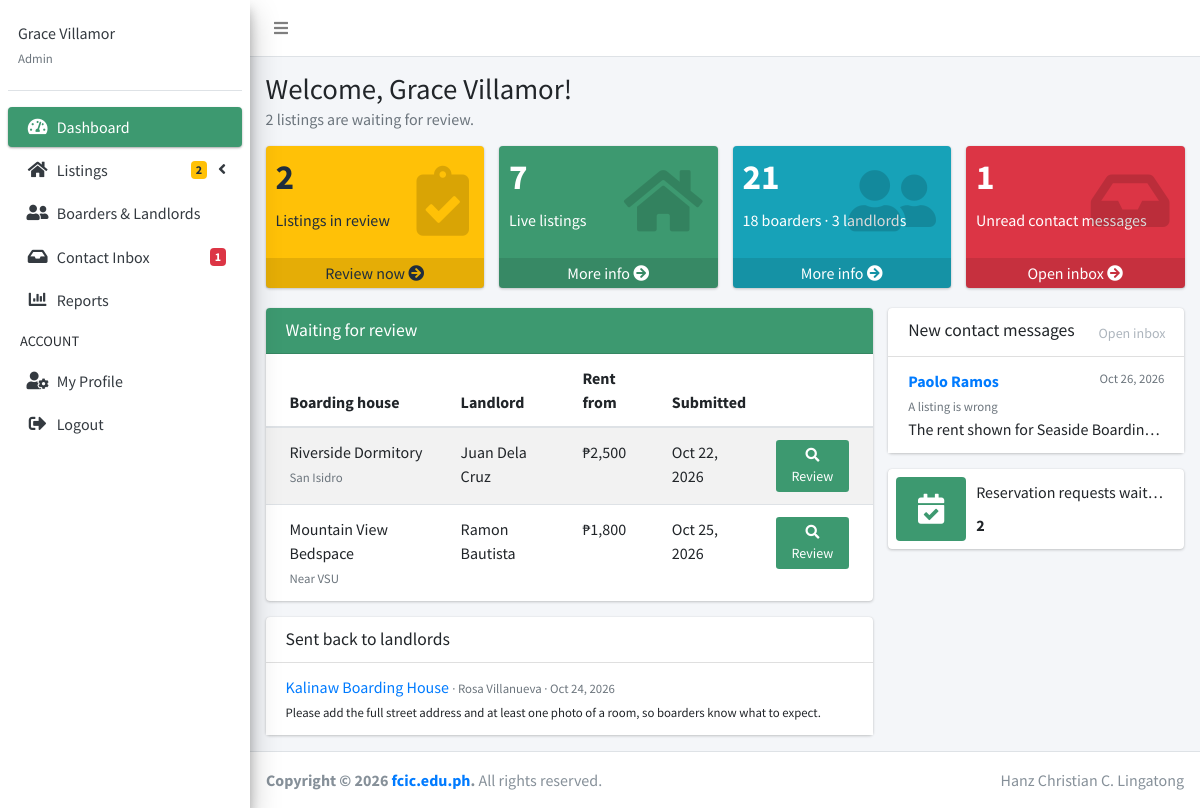
/backend/admin/dashboard.php?page=dashboard (signed in), run on the app's committed database.
### tables this page shows
CREATE TABLE boarding_houses (
    boarding_house_id   INT AUTO_INCREMENT PRIMARY KEY,
    landlord_id         INT NOT NULL,
    name                VARCHAR(150) NOT NULL,
    address             TEXT NOT NULL,
     
     
    area                VARCHAR(60) NOT NULL DEFAULT 'Poblacion',
    moderation_status   ENUM('pending', 'approved', 'rejected') NOT NULL DEFAULT 'pending',
    rejection_reason    VARCHAR(500) DEFAULT NULL,
     
    submitted_at        TIMESTAMP NULL DEFAULT NULL,
    moderated_at        TIMESTAMP NULL DEFAULT NULL,
    moderated_by        INT DEFAULT NULL,
    description         TEXT DEFAULT NULL,
    contact_number      VARCHAR(50) DEFAULT NULL,
     
    house_rules         TEXT DEFAULT NULL,
     
    curfew              VARCHAR(60) DEFAULT NULL,
    minimum_stay_months TINYINT UNSIGNED DEFAULT NULL,
     
    payment_methods     VARCHAR(100) DEFAULT NULL,
    gender_policy       ENUM('any', 'female', 'male') DEFAULT NULL,
    visitors_allowed    TINYINT(1) DEFAULT NULL,
    pets_allowed        TINYINT(1) DEFAULT NULL,
    cooking_allowed     TINYINT(1) DEFAULT NULL,
    latitude            DECIMAL(9, 6) DEFAULT NULL,
    longitude           DECIMAL(9, 6) DEFAULT NULL,
     
    views               INT UNSIGNED NOT NULL DEFAULT 0,
     
    created_by          INT NULL,
    created_at          TIMESTAMP NOT NULL DEFAULT CURRENT_TIMESTAMP,
    updated_by          INT NULL,
    updated_at          TIMESTAMP NOT NULL DEFAULT CURRENT_TIMESTAMP ON UPDATE CURRENT_TIMESTAMP,
    deleted_at          DATETIME NULL DEFAULT NULL,
     
    deleted_by          INT NULL,
    removal_reason      VARCHAR(500) DEFAULT NULL,
     
    KEY idx_bh_public_recent   (moderation_status, created_at),
    KEY idx_bh_created         (created_at),
    KEY idx_bh_landlord_recent (landlord_id, created_at),
    KEY idx_bh_deleted         (deleted_at),
    KEY idx_bh_area            (area),
    CONSTRAINT fk_bh_landlord FOREIGN KEY (landlord_id)
        REFERENCES users(user_id) ON DELETE CASCADE,
    CONSTRAINT fk_bh_moderated_by FOREIGN KEY (moderated_by)
        REFERENCES users(user_id) ON DELETE SET NULL,
    CONSTRAINT fk_bh_created_by FOREIGN KEY (created_by)
        REFERENCES users(user_id) ON DELETE SET NULL,
    CONSTRAINT fk_bh_updated_by FOREIGN KEY (updated_by)
        REFERENCES users(user_id) ON DELETE SET NULL,
    CONSTRAINT fk_bh_deleted_by FOREIGN KEY (deleted_by)
        REFERENCES users(user_id) ON DELETE SET NULL
);

CREATE TABLE users (
    user_id         INT AUTO_INCREMENT PRIMARY KEY,
     
    email           VARCHAR(150) NULL,
     
    username        VARCHAR(30) NULL DEFAULT NULL,
    google_id       VARCHAR(64) DEFAULT NULL,
    password_hash   VARCHAR(255) NOT NULL,
    first_name      VARCHAR(100) NOT NULL,
    middle_name     VARCHAR(100) NULL DEFAULT NULL,
    last_name       VARCHAR(100) NOT NULL,
    phone_number    VARCHAR(30) DEFAULT NULL,
     
    avatar_path     VARCHAR(255) NULL DEFAULT NULL,
     
     
     
    role            ENUM('super_admin', 'administrator', 'landlord', 'boarder') NOT NULL,
     
    must_change_password TINYINT(1) NOT NULL DEFAULT 0,
    is_active       TINYINT(1) NOT NULL DEFAULT 1,
     
    deactivation_reason VARCHAR(500) NULL DEFAULT NULL,
    last_login_at   DATETIME NULL DEFAULT NULL,
    deleted_at      DATETIME NULL DEFAULT NULL,
    deleted_by      INT NULL,
     
    created_by      INT NULL,
    created_at      TIMESTAMP NOT NULL DEFAULT CURRENT_TIMESTAMP,
    updated_by      INT NULL,
    updated_at      TIMESTAMP NOT NULL DEFAULT CURRENT_TIMESTAMP ON UPDATE CURRENT_TIMESTAMP,
    UNIQUE KEY email (email),
    UNIQUE KEY uq_users_username (username),
    UNIQUE KEY uq_users_google_id (google_id),
     
    KEY idx_users_live (deleted_at, is_active, role),
    CONSTRAINT fk_users_created_by FOREIGN KEY (created_by)
        REFERENCES users(user_id) ON DELETE SET NULL,
    CONSTRAINT fk_users_updated_by FOREIGN KEY (updated_by)
        REFERENCES users(user_id) ON DELETE SET NULL,
    CONSTRAINT fk_users_deleted_by FOREIGN KEY (deleted_by)
        REFERENCES users(user_id) ON DELETE SET NULL
);

CREATE TABLE contact_messages (
    contact_message_id  INT AUTO_INCREMENT PRIMARY KEY,
    name                VARCHAR(100) NOT NULL,
    email               VARCHAR(150) NOT NULL,
    topic               VARCHAR(60) NOT NULL,
    message             TEXT NOT NULL,
    is_read             TINYINT(1) NOT NULL DEFAULT 0,
    ip_address          VARCHAR(45) NULL,
    created_at          TIMESTAMP NOT NULL DEFAULT CURRENT_TIMESTAMP,
    KEY idx_contact_unread (is_read, created_at)
);

### backend/admin/includes/functions.php (called while the page is built, shortened)
<?php
function e($value)
{
  return htmlspecialchars((string) ($value ?? ''), ENT_QUOTES, 'UTF-8');
}
function full_name($row)
{
  return trim(($row['first_name'] ?? '') . ' ' . ($row['last_name'] ?? ''));
}
function peso($amount)
{
  return '₱' . number_format((float) $amount, 0);
}
function time_ago($datetime)
{
  $seconds = time() - strtotime($datetime);
  return date('M j, Y', strtotime($datetime));
}

### backend/admin/content/home.php (the view, shortened to what this page needs)
<?php
$stats = $pdo->query("SELECT
    (SELECT COUNT(*) FROM boarding_houses WHERE moderation_status = 'pending' AND deleted_at IS NULL) AS pending,
    (SELECT COUNT(*) FROM boarding_houses WHERE moderation_status = 'approved' AND deleted_at IS NULL) AS live,
    (SELECT COUNT(*) FROM users WHERE role = 'boarder' AND deleted_at IS NULL) AS boarders,
    (SELECT COUNT(*) FROM users WHERE role = 'landlord' AND deleted_at IS NULL) AS landlords,
    (SELECT COUNT(*) FROM contact_messages WHERE is_read = 0) AS unread,
    (SELECT COUNT(*) FROM reservations WHERE status = 'pending') AS requests")->fetch();
$queue = $pdo->query("SELECT b.boarding_house_id, b.name, b.area, b.submitted_at, b.created_at,
    u.first_name, u.last_name, MIN(r.monthly_rent) AS rent
  FROM boarding_houses b
  JOIN users u ON u.user_id = b.landlord_id
  LEFT JOIN rooms r ON r.boarding_house_id = b.boarding_house_id
  WHERE b.moderation_status = 'pending' AND b.deleted_at IS NULL
  GROUP BY b.boarding_house_id
  ORDER BY COALESCE(b.submitted_at, b.created_at)")->fetchAll();
$messages = $pdo->query("SELECT contact_message_id, name, topic, message, created_at FROM contact_messages WHERE is_read = 0 ORDER BY created_at DESC LIMIT 4")->fetchAll();
$sentBack = $pdo->query("SELECT b.boarding_house_id, b.name, b.rejection_reason, b.moderated_at, u.first_name, u.last_name
  FROM boarding_houses b JOIN users u ON u.user_id = b.landlord_id
  WHERE b.moderation_status = 'rejected' AND b.deleted_at IS NULL
  ORDER BY b.moderated_at DESC LIMIT 5")->fetchAll();
?>
  <div class="content-wrapper">
    <div class="content-header">
      <div class="container-fluid">
        <h1 class="m-0">Welcome, <?php echo e($_SESSION['firstname'] . ' ' . $_SESSION['lastname']); ?>!</h1>
        <p class="text-muted mb-0">
          <?php echo $stats['pending'] ? e($stats['pending'] . ($stats['pending'] == 1 ? ' listing is' : ' listings are') . ' waiting for review.') : 'Every listing has been reviewed.'; ?>
        </p>
      </div>
    </div>
    <div class="content">
      <div class="container-fluid">
        <div class="row">
          <div class="col-lg-3 col-6">
            <div class="small-box bg-warning">
              <div class="inner">
                <h3><?php echo (int) $stats['pending']; ?></h3>
                <p>Listings in review</p>
              </div>
              <div class="icon"><i class="fas fa-clipboard-check"></i></div>
              <a href="dashboard.php?page=listings&status=review" class="small-box-footer">Review now <i class="fas fa-arrow-circle-right"></i></a>
            </div>
          </div>
          <div class="col-lg-3 col-6">
            <div class="small-box bg-olive">
              <div class="inner">
                <h3><?php echo (int) $stats['live']; ?></h3>
                <p>Live listings</p>
              </div>
              <div class="icon"><i class="fas fa-home"></i></div>
              <a href="dashboard.php?page=listings&status=live" class="small-box-footer">More info <i class="fas fa-arrow-circle-right"></i></a>
            </div>
          </div>
          <div class="col-lg-3 col-6">
            <div class="small-box bg-info">
              <div class="inner">
                <h3><?php echo (int) $stats['boarders'] + (int) $stats['landlords']; ?></h3>
                <p><?php echo (int) $stats['boarders']; ?> boarders · <?php echo (int) $stats['landlords']; ?> landlords</p>
              </div>
              <div class="icon"><i class="fas fa-user-friends"></i></div>
              <a href="dashboard.php?page=accounts" class="small-box-footer">More info <i class="fas fa-arrow-circle-right"></i></a>
            </div>
          </div>
          <div class="col-lg-3 col-6">
            <div class="small-box bg-danger">
              <div class="inner">
                <h3><?php echo (int) $stats['unread']; ?></h3>
                <p>Unread contact messages</p>
              </div>
              <div class="icon"><i class="fas fa-inbox"></i></div>
              <a href="dashboard.php?page=inbox" class="small-box-footer">Open inbox <i class="fas fa-arrow-circle-right"></i></a>
            </div>
          </div>
        </div>
        <div class="row">
          <div class="col-lg-8">
            <div class="card">
              <div class="card-header bg-olive">
                <h3 class="card-title">Waiting for review</h3>
              </div>
              <div class="card-body p-0">
                <?php if ($queue): ?>
                <table class="table table-striped mb-0">
                  <thead>
                  <tr>
                    <th>Boarding house</th>
                    <th>Landlord</th>
                    <th>Rent from</th>
                    <th>Submitted</th>
                    <th></th>
                  </tr>
                  </thead>
                  <tbody>
                  <?php foreach ($queue as $row): ?>
                  <tr>
                    <td><?php echo e($row['name']); ?><br><small class="text-muted"><?php echo e($row['area']); ?></small></td>
                    <td><?php echo e(full_name($row)); ?></td>
                    <td><?php echo $row['rent'] !== null ? peso($row['rent']) : '—'; ?></td>
                    <td><?php echo e(time_ago($row['submitted_at'] ?? $row['created_at'])); ?></td>
                    <td class="text-right">
                      <a class="btn bg-olive btn-sm" href="dashboard.php?page=view_listing&id=<?php echo (int) $row['boarding_house_id']; ?>"><i class="fas fa-search"></i> Review</a>
                    </td>
                  </tr>
                  <?php endforeach; ?>
                  </tbody>
                </table>
                <?php else: ?>
                <p class="text-muted p-3 mb-0"><i class="fas fa-check-circle text-success"></i> Nothing to review. New listings show up here as soon as a landlord submits them.</p>
                <?php endif; ?>
              </div>
            </div>
            <div class="card">
              <div class="card-header">
                <h3 class="card-title">Sent back to landlords</h3>
              </div>
              <div class="card-body p-0">
                <?php if ($sentBack): ?>
                <ul class="list-group list-group-flush">
                  <?php foreach ($sentBack as $row): ?>
                  <li class="list-group-item">
                    <a href="dashboard.php?page=view_listing&id=<?php echo (int) $row['boarding_house_id']; ?>"><?php echo e($row['name']); ?></a>
                    <small class="text-muted">· <?php echo e(full_name($row)); ?> · <?php echo e(time_ago($row['moderated_at'])); ?></small>
                    <br><small><?php echo e($row['rejection_reason']); ?></small>
                  </li>
                  <?php endforeach; ?>
                </ul>
                <?php else: ?>
                <p class="text-muted p-3 mb-0">No listings are waiting on landlord changes.</p>
                <?php endif; ?>
              </div>
            </div>
          </div>
          <div class="col-lg-4">
            <div class="card">
              <div class="card-header">
                <h3 class="card-title">New contact messages</h3>
                <div class="card-tools">
                  <a href="dashboard.php?page=inbox" class="btn btn-tool">Open inbox</a>
                </div>
              </div>
              <div class="card-body p-0">
                <?php if ($messages): ?>
                <ul class="list-group list-group-flush">
                  <?php foreach ($messages as $row): ?>
                  <li class="list-group-item">
                    <a href="dashboard.php?page=inbox&view=<?php echo (int) $row['contact_message_id']; ?>"><b><?php echo e($row['name']); ?></b></a>
                    <small class="text-muted float-right"><?php echo e(time_ago($row['created_at'])); ?></small>
                    <br><small class="text-muted"><?php echo e($row['topic']); ?></small>
                    <p class="mb-0 text-truncate"><?php echo e($row['message']); ?></p>
                  </li>
                  <?php endforeach; ?>
                </ul>
                <?php else: ?>
                <p class="text-muted p-3 mb-0">No unread messages.</p>
                <?php endif; ?>
              </div>
            </div>
            <div class="info-box">
              <span class="info-box-icon bg-olive"><i class="fas fa-calendar-check"></i></span>
              <div class="info-box-content">
                <span class="info-box-text">Reservation requests waiting on landlords</span>
                <span class="info-box-number"><?php echo (int) $stats['requests']; ?></span>
              </div>
            </div>
          </div>
        </div>
      </div>
    </div>
  </div>

### data on the page
boarding_houses: name "Riverside Dormitory", area "San Isidro", created_by.last_name "Juan Dela Cruz", rent "₱2,500", submitted_at "Oct 22, 2026"
boarding_houses: name "Mountain View Bedspace", area "Near VSU", created_by.last_name "Ramon Bautista", rent "₱1,800", submitted_at "Oct 25, 2026"
boarding_houses: name "Kalinaw Boarding House", created_by.last_name "Rosa Villanueva", moderated_at "Oct 24, 2026", rejection_reason "Please add the full street address and at least one photo of a room, so boarders know what to expect."
contact_messages: name "Paolo Ramos", created_at "Oct 26, 2026", topic "A listing is wrong", message "The rent shown for Seaside Boardin…"

### other printed values
$_SESSION['firstname']. ' ' .$_SESSION['lastname'] "Grace Villamor"
role_label($_SESSION['role']) "Admin"
$counts['review'] "2"
$counts['inbox'] "1"
$_SESSION['firstname'] . ' ' . $_SESSION['lastname'] "Grace Villamor"
$stats['pending'] "2"
$stats['live'] "7"
$stats['boarders'] "18"
$stats['landlords'] "3"
$stats['unread'] "1"
$stats['requests'] "2"
